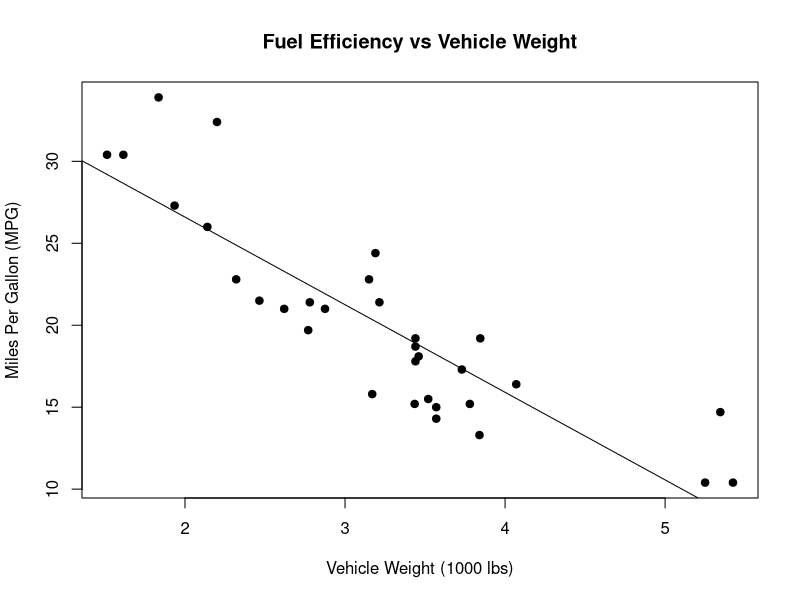

Write the R code that produced this figure.
# fuel_efficiency.R
# Botswana Johnson
# 11/05/2026
# analyze fuel efficiency using linear regression

# plot MPG against vehicle weight
plot(mtcars$wt, mtcars$mpg,
     main = "Fuel Efficiency vs Vehicle Weight",
     xlab = "Vehicle Weight (1000 lbs)",
     ylab = "Miles Per Gallon (MPG)",
     pch = 19)

# fit a linear regression model
model <- lm(mpg ~ wt, data = mtcars)

# add the regression line to the plot
abline(model)

# summarize the regression model
model_summary <- summary(model)

model_summary

# find the 95% confidence interval
model_ci <- confint(model)

model_ci

# print the slope and p-value
slope <- coef(model)[2]
pval <- model_summary$coefficients[2, 4]

cat("Slope Estimate:", slope, "\n")
cat("p-value:", pval, "\n")
cat("95% Confidence Interval for Slope:", model_ci[2, ], "\n")

# explain what the slope means
cat("For every 1000 pounds, MPG decreases by about 5.34.\n")

# check if the slope is significant
if (pval < 0.05) {
  cat("The slope is statistically significant at the 0.05 level.\n")
} else {
  cat("The slope is not statistically significant at the 0.05 level.\n")
}

# create data for a 6000-pound vehicle
new_car <- data.frame(wt = 6)

# predict MPG with a 95% prediction interval
prediction <- predict(model, newdata = new_car,
                      interval = "prediction", level = 0.95)

# print the predicted MPG and prediction interval
cat("Predicted MPG for a 6,000-pound vehicle:\n")
print(prediction)

# explain the reliability of the prediction
cat("The weight is outside the range of the dataset.\n")
cat("The prediction may not be accurate, so use caution.\n")
